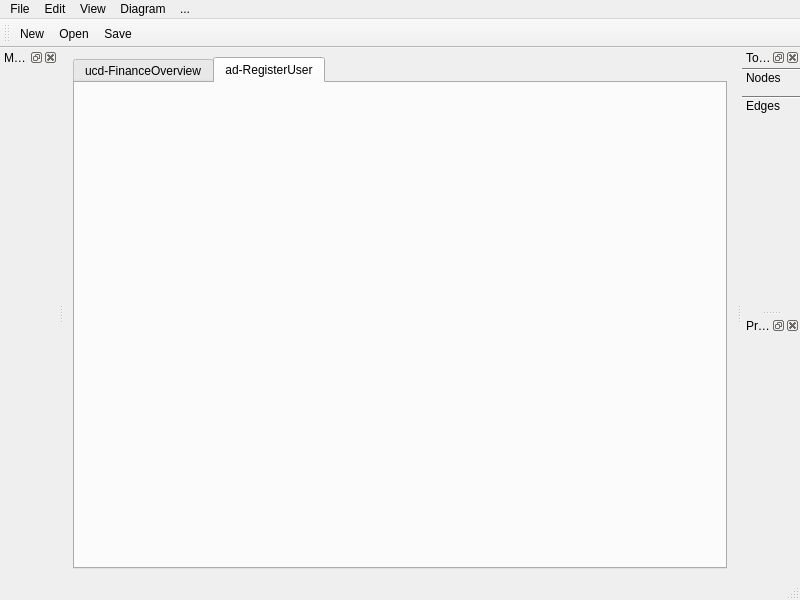
<?xml version="1.0" encoding="UTF-8"?>
<ui version="4.0">
 <class>MainWindow</class>
 <widget class="QMainWindow" name="MainWindow">
  <property name="geometry">
   <rect>
    <x>0</x>
    <y>0</y>
    <width>800</width>
    <height>600</height>
   </rect>
  </property>
  <property name="windowTitle">
   <string>Suzu - model: BookkeepingSoftware</string>
  </property>
  <widget class="QWidget" name="centralwidget">
   <layout class="QGridLayout" name="gridLayout">
    <item row="0" column="0">
     <widget class="QTabWidget" name="tabWidget">
      <property name="currentIndex">
       <number>1</number>
      </property>
      <widget class="QWidget" name="tab">
       <attribute name="title">
        <string>ucd-FinanceOverview</string>
       </attribute>
      </widget>
      <widget class="QWidget" name="tab_2">
       <attribute name="title">
        <string>ad-RegisterUser</string>
       </attribute>
      </widget>
     </widget>
    </item>
   </layout>
  </widget>
  <widget class="QMenuBar" name="menubar">
   <property name="geometry">
    <rect>
     <x>0</x>
     <y>0</y>
     <width>800</width>
     <height>22</height>
    </rect>
   </property>
   <widget class="QMenu" name="menuFile">
    <property name="title">
     <string>File</string>
    </property>
   </widget>
   <widget class="QMenu" name="menuEdit">
    <property name="title">
     <string>Edit</string>
    </property>
   </widget>
   <widget class="QMenu" name="menuView">
    <property name="title">
     <string>View</string>
    </property>
   </widget>
   <widget class="QMenu" name="menuDiagram">
    <property name="title">
     <string>Diagram</string>
    </property>
   </widget>
   <widget class="QMenu" name="menu">
    <property name="title">
     <string>...</string>
    </property>
   </widget>
   <addaction name="menuFile"/>
   <addaction name="menuEdit"/>
   <addaction name="menuView"/>
   <addaction name="menuDiagram"/>
   <addaction name="menu"/>
  </widget>
  <widget class="QStatusBar" name="statusbar"/>
  <widget class="QDockWidget" name="dockWidget">
   <property name="windowTitle">
    <string>Model Explorer</string>
   </property>
   <attribute name="dockWidgetArea">
    <number>1</number>
   </attribute>
   <widget class="QWidget" name="dockWidgetContents"/>
  </widget>
  <widget class="QDockWidget" name="dockWidget_2">
   <property name="sizePolicy">
    <sizepolicy hsizetype="Preferred" vsizetype="Preferred">
     <horstretch>0</horstretch>
     <verstretch>0</verstretch>
    </sizepolicy>
   </property>
   <property name="windowTitle">
    <string>Toolbox</string>
   </property>
   <attribute name="dockWidgetArea">
    <number>2</number>
   </attribute>
   <widget class="QWidget" name="dockWidgetContents_3">
    <widget class="QToolBox" name="toolBox">
     <property name="geometry">
      <rect>
       <x>0</x>
       <y>0</y>
       <width>161</width>
       <height>331</height>
      </rect>
     </property>
     <property name="currentIndex">
      <number>1</number>
     </property>
     <widget class="QWidget" name="page">
      <property name="geometry">
       <rect>
        <x>0</x>
        <y>0</y>
        <width>161</width>
        <height>211</height>
       </rect>
      </property>
      <attribute name="label">
       <string>Nodes</string>
      </attribute>
     </widget>
     <widget class="QWidget" name="page_2">
      <property name="geometry">
       <rect>
        <x>0</x>
        <y>0</y>
        <width>161</width>
        <height>211</height>
       </rect>
      </property>
      <attribute name="label">
       <string>Edges</string>
      </attribute>
     </widget>
     <widget class="QWidget" name="page_3">
      <attribute name="label">
       <string>Annotations</string>
      </attribute>
     </widget>
     <widget class="QWidget" name="page_4">
      <attribute name="label">
       <string>Miscellaneous</string>
      </attribute>
     </widget>
    </widget>
   </widget>
  </widget>
  <widget class="QDockWidget" name="dockWidget_3">
   <property name="sizePolicy">
    <sizepolicy hsizetype="Preferred" vsizetype="Expanding">
     <horstretch>0</horstretch>
     <verstretch>0</verstretch>
    </sizepolicy>
   </property>
   <property name="windowTitle">
    <string>Property Editor</string>
   </property>
   <attribute name="dockWidgetArea">
    <number>2</number>
   </attribute>
   <widget class="QWidget" name="dockWidgetContents_5"/>
  </widget>
  <widget class="QToolBar" name="toolBar">
   <property name="windowTitle">
    <string>toolBar</string>
   </property>
   <attribute name="toolBarArea">
    <enum>TopToolBarArea</enum>
   </attribute>
   <attribute name="toolBarBreak">
    <bool>false</bool>
   </attribute>
   <addaction name="actionNew"/>
   <addaction name="actionOpen"/>
   <addaction name="actionSave"/>
  </widget>
  <action name="actionNew">
   <property name="icon">
    <iconset theme="folder">
     <normaloff>icons/svg/dark/icons10-file.svg</normaloff>icons/svg/dark/icons10-file.svg</iconset>
   </property>
   <property name="text">
    <string>New</string>
   </property>
  </action>
  <action name="actionOpen">
   <property name="icon">
    <iconset>
     <normaloff>icons/svg/dark/icons10-folder.svg</normaloff>icons/svg/dark/icons10-folder.svg</iconset>
   </property>
   <property name="text">
    <string>Open</string>
   </property>
  </action>
  <action name="actionSave">
   <property name="icon">
    <iconset>
     <normaloff>icons/svg/dark/icons10-save.svg</normaloff>icons/svg/dark/icons10-save.svg</iconset>
   </property>
   <property name="text">
    <string>Save</string>
   </property>
  </action>
 </widget>
 <resources/>
 <connections/>
</ui>
